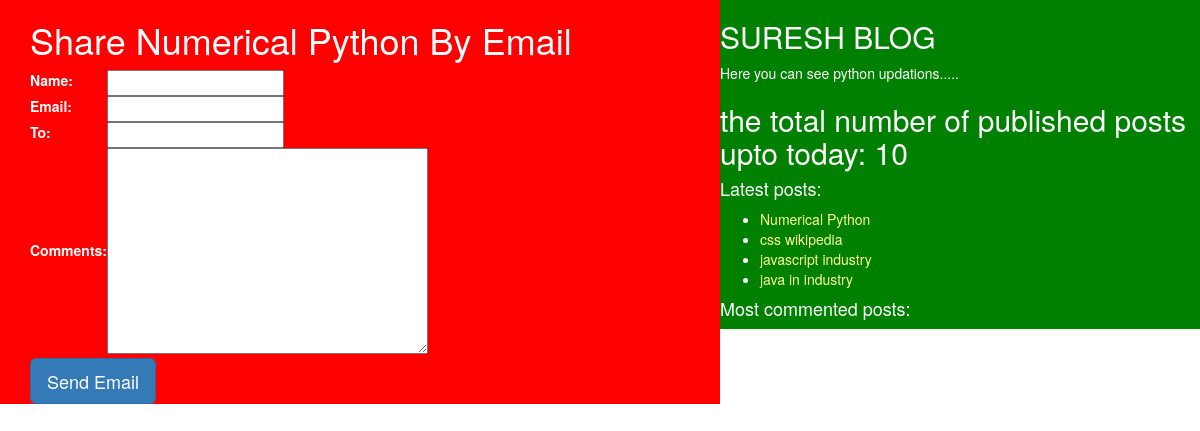
Screenshot of /10/share/ with the database file from the repository.
### blog/models.py (models this page shows, shortened)
class Post(models.Model):
    STATIC_CHOICE = (('draft', 'Draft'), ('published', 'Published'))
    title = models.CharField(max_length=256)
    slug = models.SlugField(max_length=264, unique_for_date='publish')
    author = models.ForeignKey(User, related_name='blog_posts', on_delete=models.CASCADE)
    body = models.TextField()
    created = models.DateTimeField(auto_now_add=True)
    updated = models.DateTimeField(auto_now=True)
    publish = models.DateTimeField(default=timezone.now)
    status = models.CharField(max_length=10, choices=STATIC_CHOICE, default='draft')
    tags = TaggableManager()
    class Meta:
        ordering = ('-publish', )
    def get_absolute_url(self):
        return reverse('post_details', args=[self.publish.year, self.publish.strftime('%m'), self.publish.strftime('%d'),self.slug])

### blog/views.py (the view)
# urls.py: path('<int:id>/share/', views.mail_send_view),
def mail_send_view(request, id):
    post = get_object_or_404(Post, id=id, status='published')
    sent = False
    if request.method == 'POST':
        form = EmailSendForm(request.POST)
        if form.is_valid():
            cd = form.cleaned_data
            subject = '{}({}) recommends you to read "{}"'.format(cd['name'], cd['email'], post.title)
            post_url = request.build_absolute_uri(post.get_absolute_url())
            message = 'post read at :\n {}\n\n{}\'s comments:\n{}'.format(post_url, cd['name'], cd['comments'])
            send_mail(subject, message, 'reddysekhar795@blog.com', [cd['to']])
            sent = True
    else:
        form = EmailSendForm()
    return render(request, 'blog/sharebyemail.html', {'form': form, 'post': post, 'sent':sent})

### blog/forms.py
class EmailSendForm(forms.Form):
    name = forms.CharField()
    email = forms.EmailField()
    to = forms.EmailField()
    comments = forms.CharField(required=False, widget=forms.Textarea)

### blog/templatetags/blog_tags.py (called while the page is built)
@register.simple_tag
def total_posts():
    return Post.objects.count()

@register.inclusion_tag('blog/latestposts.html')
def show_latest_posts():
    late_posts = Post.objects.order_by('-publish')[:4]
    return {'late_posts': late_posts}

### templates/blog/sharebyemail.html (shortened to what this page needs)
{% extends 'blog/Home.html' %}
{% block content %}
{% if sent %}
<h1>Email Successfully sent!!!</h1>
<h2>Post with title:{{post.title}} information shared by email</h2>
{% else %}
<h1>Share {{post.title}} By Email</h1>
<table>
    <form method="POST">
        {{form.as_table}}
    </form>
</table>
<input type="submit" value="Send Email" class="btn btn-primary btn-lg" >
{% endif %}
{% endblock %}

### templates/blog/latestposts.html
<ul>
    {% for post in late_posts %}
    <li><a href="{{post.get_absolute_url}}">{{post.title}}</a></li>
    {%endfor%}
</ul>

### static/css/blog.css (style rules this page uses)
body { color:white; }
a { color:#ffff99; }

### rows the page displays
Post: title "Numerical Python"
Post: title "css wikipedia"
Post: title "javascript industry"
Post: title "java in industry"
